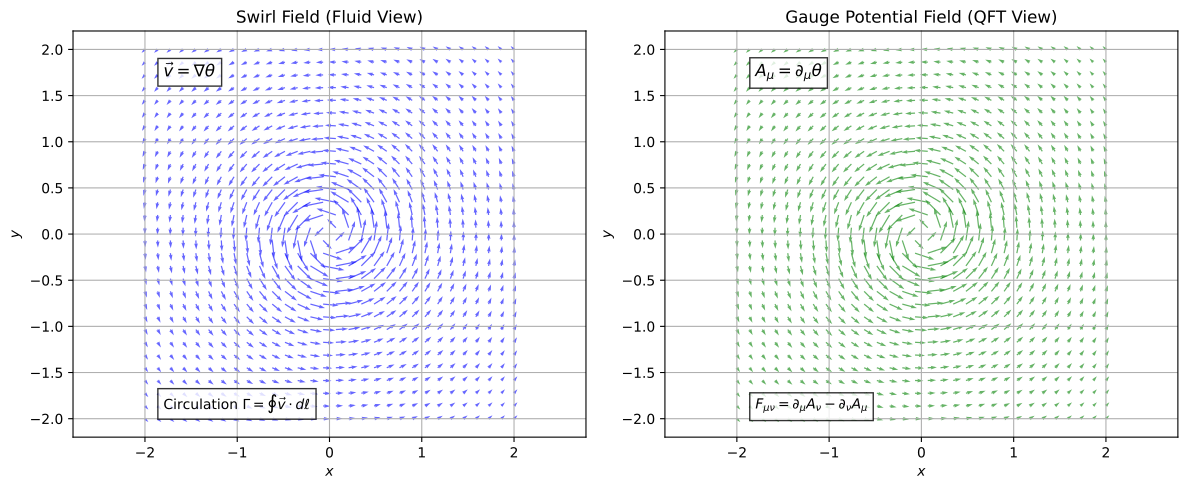

The script that drew this image:
import matplotlib.pyplot as plt
import numpy as np
import matplotlib
matplotlib.use('TkAgg')  # Ensure it uses Tkinter backend

# Set up the grid
x, y = np.meshgrid(np.linspace(-2, 2, 30), np.linspace(-2, 2, 30))
r = np.sqrt(x**2 + y**2)
theta = np.arctan2(y, x)

# Vortex field: swirl velocity v = ∇θ
vx = -y / (r**2 + 0.1)  # Avoid division by zero
vy = x / (r**2 + 0.1)

# Gauge potential: similar to vortex field
ax = -y / (r**2 + 0.1)
ay = x / (r**2 + 0.1)

fig, axs = plt.subplots(1, 2, figsize=(12, 5))

# Left plot: Swirl field (fluid side)
axs[0].quiver(x, y, vx, vy, color='blue', alpha=0.6)
axs[0].set_title("Swirl Field (Fluid View)")
axs[0].set_xlabel(r"$x$")
axs[0].set_ylabel(r"$y$")
axs[0].text(-1.8, 1.7, r"$\vec{v} = \nabla \theta$", fontsize=12, bbox=dict(facecolor='white', alpha=0.8))
axs[0].text(-1.8, -1.9, r"Circulation $\Gamma = \oint \vec{v} \cdot d\ell$", fontsize=10, bbox=dict(facecolor='white', alpha=0.8))
axs[0].axis('equal')
axs[0].grid(True)

# Right plot: Gauge potential field (field theory side)
axs[1].quiver(x, y, ax, ay, color='green', alpha=0.6)
axs[1].set_title("Gauge Potential Field (QFT View)")
axs[1].set_xlabel(r"$x$")
axs[1].set_ylabel(r"$y$")
axs[1].text(-1.8, 1.7, r"$A_\mu = \partial_\mu \theta$", fontsize=12, bbox=dict(facecolor='white', alpha=0.8))
axs[1].text(-1.8, -1.9, r"$F_{\mu\nu} = \partial_\mu A_\nu - \partial_\nu A_\mu$", fontsize=10, bbox=dict(facecolor='white', alpha=0.8))
axs[1].axis('equal')
axs[1].grid(True)

plt.tight_layout()
import os
script_name = os.path.splitext(os.path.basename(__file__))[0]
filename = f"{script_name}.pdf"
plt.savefig(filename, format="pdf", bbox_inches="tight")
filename = f"{script_name}.png"
plt.savefig(filename, dpi=150)  # Save image with high resolution
plt.tight_layout()
plt.show()
